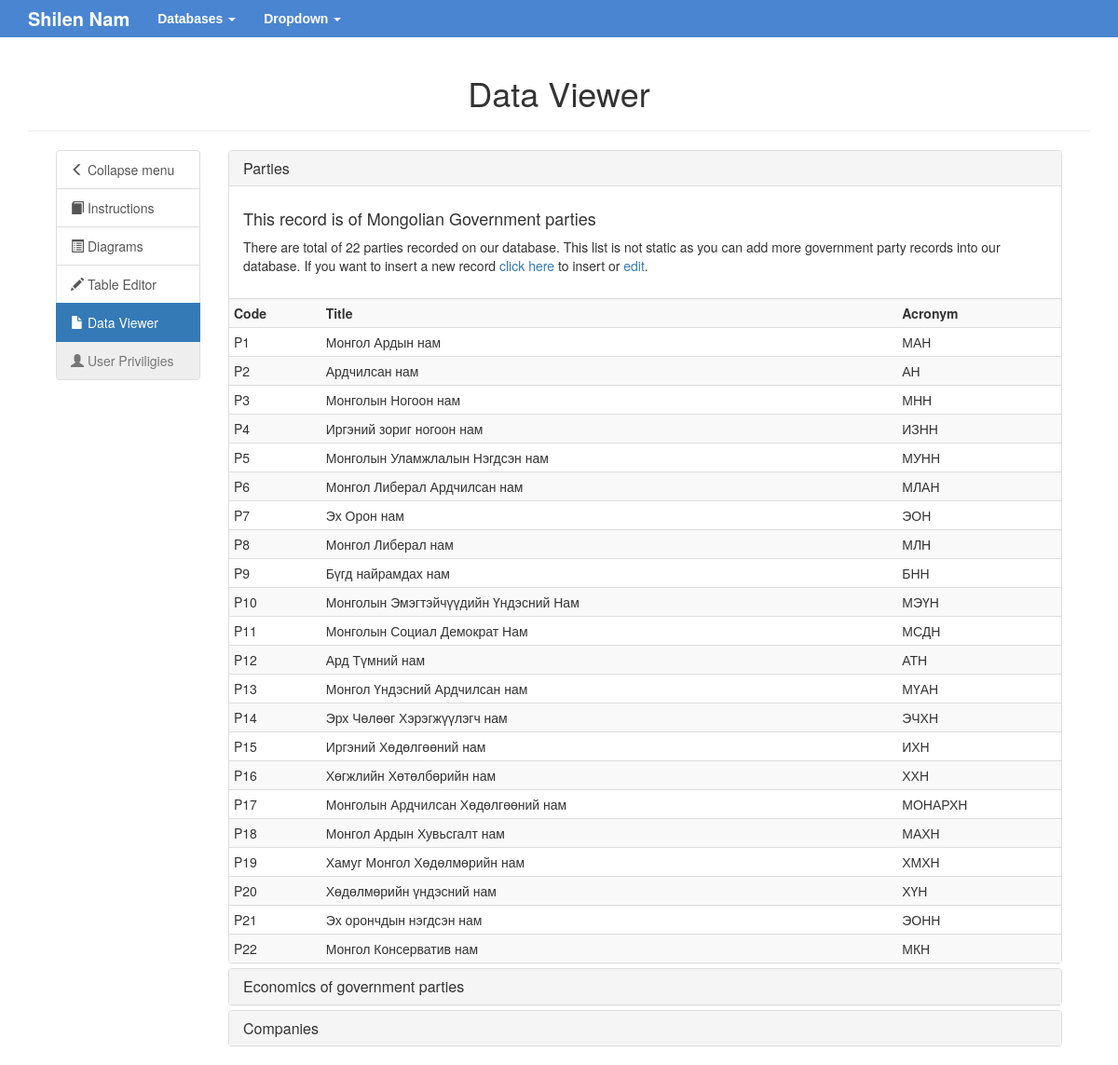
Screenshot of /manage/viewer.php with the database file from the repository.
### tables this page shows
CREATE TABLE IF NOT EXISTS `party` (
  `id` int(100) NOT NULL AUTO_INCREMENT,
  `code` varchar(20) NOT NULL,
  `title` varchar(100) NOT NULL,
  `acronym` varchar(50) DEFAULT NULL,
  PRIMARY KEY (`id`),
  KEY `id` (`id`)
);

### backend/DB_CN.php (called while the page is built, shortened)
<?php
    class Connector {
        private $host = "shilennam.mn";
        private $user = "shilecnv_p_dev";
        private $pass = "prototypedev";
        private $dbname = "shilecnv_prototype";
        private $dbh;
        private $stmt;
        public function __construct() {
            $dsn = 'mysql:host=' . $this->host . ';dbname=' . $this->dbname . ';charset=utf8';
            $options = array(
                PDO::ATTR_PERSISTENT => true,
                PDO::ATTR_ERRMODE => PDO::ERRMODE_EXCEPTION
            );
            try {
                $this->dbh = new PDO($dsn, $this->user, $this->pass, $options);
            } catch (PDOException $e) {
                $this->error = $e->getMessage();
            }
        }
        public function query($query) {
            $this->stmt = $this->dbh->prepare($query);
        }
        public function execute() {
            return $this->stmt->execute();
        }
        public function resultset() {
            $this->execute();
            return $this->stmt->fetchAll(PDO::FETCH_ASSOC);
        }
        public function single() {
            return $this->stmt->fetch(PDO::FETCH_ASSOC);
        }
    }
    class Table implements Select, Insert{
        private $connect = null;
        private $columns;
        private $table;
        private $condition;
        public function __construct($table) {
            $this->table = strtolower($table);
            $this->connect = new Connector();
        }
        public function select($columns = "*", $condition = null, $sort = null, $sort_type = null, $rows = null) {
            $this->query = "SELECT";
            $columns_set = false;
            $condition_set = false;
            $sort_set = false;
            $rows_set = false;
            if (isset($columns)) {
                $this->columns = $columns;
                $columns_set = true;
            }
            if ($columns_set) {
                $this->query .= " ".$this->columns." FROM ".$this->table;
                $this->query .= ";";
                $this->connect->query($this->query);
                return $this->connect->resultset();
            }
        }
        public function selectFirst($columns = "*", $condition = null, $sort = null, $sort_type = null, $rows = null) {
            $this->query = "SELECT";
            $columns_set = false;
            $condition_set = false;
            if (isset($columns)) {
                $this->columns = $columns;
                $columns_set = true;
            }
            if (isset($condition)) {
                $this->condition = $condition;
                $condition_set = true;
            }
            if ($columns_set) {
                $this->query .= " ".$this->columns." FROM ".$this->table;
                if ($condition_set) {
                    $this->query .= " WHERE ".$this->condition;
                }
                $this->query .= ";";
                $this->connect->query($this->query);
                return $this->connect->single();
            }
        }
    }

### manage/viewer.php (the view, shortened to what this page needs)
<!DOCTYPE html>
<html>
<head>
	<?php
		include '../backend/DB_CN.php';
	?>
	<link href="../css/bootstrap.min.css" rel="stylesheet">
	<link rel="stylesheet" href="../css/global.css">
	<link rel="stylesheet" type="text/css" href="../css/manage.css">
</head>
<body>
	<nav class="navbar navbar-default navbar-static-top navbar-md">
	  <div class="container">
	    <div class="navbar-header">
	      <a class="navbar-brand" href="../">Shilen Nam</a>
	    </div>
	    <div class="collapse navbar-collapse" id="bs-example-navbar-collapse-1">
	      <ul class="nav navbar-nav">
	        <li class="dropdown">
	          <a href="#" class="dropdown-toggle" data-toggle="dropdown" role="button" aria-expanded="false">Databases <span class="caret"></span></a>
	        </li>
	        <li class="dropdown">
	          <a href="#" class="dropdown-toggle" data-toggle="dropdown" role="button" aria-expanded="false">Dropdown <span class="caret"></span></a>
	        </li>
	      </ul>
	    </div>
	  </div>
	</nav>
	<div class="container">
		<header class="header">
			<h1 class="text-center">Data Viewer</h1>
		</header>
		<hr>
		<div class="col-md-12">
			<div class="col-md-2">
				<ul class="list-group">
					<a href="#" class="list-group-item" id="collapse_side_menu" data-parent="editor_side_menu">
						<span class="glyphicon glyphicon-menu-left"></span> Collapse menu
					</a>
					<a href="index.php" class="list-group-item">
						<span class="glyphicon glyphicon-book"></span> Instructions
					</a>
					<a href="diagrams.php" class="list-group-item">
						<span class="glyphicon glyphicon-list-alt"></span> Diagrams
					</a>
					<a href="editor.php" class="list-group-item">
						<span class="glyphicon glyphicon-pencil"></span> Table Editor
					</a>
					<a href="viewer.php" class="list-group-item active">
						<span class="glyphicon glyphicon-file"></span> Data Viewer
					</a>
					<a href="priviligies.php" class="list-group-item disabled">
						<span class="glyphicon glyphicon-user"></span> User Priviligies
					</a>
				</ul>
			</div>
			<div class="col-md-10">
				<div class="panel-group" id="accordion" role="tablist" aria-multiselectable="false">
				  	<div class="panel panel-default">
				    	<div class="panel-heading" role="tab" id="headingOne" data-toggle="collapse" data-parent="#accordion" data-target="#collapseOne" aria-expanded="false" aria-controls="collapseOne">
				      		<h4 class="panel-title">
				        		<a href="#collapseOne">
				          			Parties
				        		</a>
				      		</h4>
				    	</div>
				    	<div id="collapseOne" class="panel-collapse collapse in" role="tabpanel" aria-labelledby="headingOne">
				      		<div class="panel-body">
						      	<?php
									$party = new db_cn\Table("party");
									$rows = $party->select("id,code,title,acronym");
								?>
						      	<h4>This record is of Mongolian Government parties</h4>
								<p>
									There are total of <?php echo count($rows); ?> parties recorded
									on our database. This list is not static as you can add more government
									party records into our database. If you want to insert a new record
									<a href="editor.php#insert_party">click here</a> to insert or <a href="editor.php#edit_party">edit</a>.
								</p>
							</div>
							<table class="table table-striped <?php if(count($rows)>12)echo'table-condensed';?>">
								<tr>
									<th>Code</th>
									<th>Title</th>
									<th>Acronym</th>
								</tr>
								<?php
									foreach ($rows as $row) {
										echo "<tr>";
										echo "<td>".$row['code']."</td>";
										echo "<td>".$row['title']."</td>";
										echo "<td>".$row['acronym']."</td>";
										echo "</tr>";
									}
								?>
							</table>
						</div>
					</div>
				  	<div class="panel panel-default">
				  		<div class="panel-heading" role="tab" id="headingTwo" data-toggle="collapse" data-target="#collapseTwo" data-parent="#accordion" aria-expanded="true" aria-controls="collapseTwo">
					      	<h4 class="panel-title">
					        	<a href="#collapseTwo">
					          	Economics of government parties
					        	</a>
					      	</h4>
				    	</div>
				  	</div>
				  	<div class="panel panel-default">
				  		<div class="panel-heading" role="tab" id="headingThree" data-toggle="collapse" data-target="#collapseThree" data-parent="#accordion" aria-expanded="true" aria-controls="collapseThree">
				  			<h4 class="panel-title">
				  				<a href="#collapseThree">
				  					Companies
				  				</a>
				  			</h4>
				  		</div>
				  	</div>
				</div>
			</div>
		</div>
	</div>
</body>
</html>

### css/global.css (style rules this page uses)
body { margin-bottom: 0px; }
.navbar-md { min-height:40px }
.navbar-md .navbar-brand, .navbar-md .navbar-nav>li>a { padding-top:10px; padding-bottom:10px }
.navbar-md .navbar-brand { height: 40px }
.navbar-default { background-color: #4A85D1; border: 0px; border-radius: 0px; }
.navbar-default .navbar-brand { color: #ffffff; font-size: 20px; font-weight: bold; }
.navbar-default .navbar-nav > li > a { color: #ffffff; font-size: 14px; font-weight: bold; font-family: Arial; }
.navbar-default .navbar-collapse, .navbar-default .navbar-form { border-color: #ffffff; }
#accordion .panel-heading { cursor: pointer; }

### rows the page displays
party: code "P1", title "Монгол Ардын нам", acronym "МАН"
party: code "P2", title "Ардчилсан нам", acronym "АН"
party: code "P3", title "Монголын Ногоон нам", acronym "МНН"
party: code "P4", title "Иргэний зориг ногоон нам", acronym "ИЗНН"
party: code "P5", title "Монголын Уламжлалын Нэгдсэн нам", acronym "МУНН"
party: code "P6", title "Монгол Либерал Ардчилсан нам", acronym "МЛАН"
party: code "P7", title "Эх Орон нам", acronym "ЭОН"
party: code "P8", title "Монгол Либерал нам", acronym "МЛН"
party: code "P9", title "Бүгд найрамдах нам", acronym "БНН"
party: code "P10", title "Монголын Эмэгтэйчүүдийн Үндэсний Нам", acronym "МЭҮН"
party: code "P11", title "Монголын Социал Демократ Нам", acronym "МСДН"
party: code "P12", title "Ард Түмний нам", acronym "АТН"
party: code "P13", title "Монгол Үндэсний Ардчилсан нам", acronym "МҮАН"
party: code "P14", title "Эрх Чөлөөг Хэрэгжүүлэгч нам", acronym "ЭЧХН"
party: code "P15", title "Иргэний Хөдөлгөөний нам", acronym "ИХН"
party: code "P16", title "Хөгжлийн Хөтөлбөрийн нам", acronym "ХХН"
party: code "P17", title "Монголын Ардчилсан Хөдөлгөөний нам", acronym "МОНАРХН"
party: code "P18", title "Монгол Ардын Хувьсгалт нам", acronym "МАХН"
party: code "P19", title "Хамуг Монгол Хөдөлмөрийн нам", acronym "ХМХН"
party: code "P20", title "Хөдөлмөрийн үндэсний нам", acronym "ХҮН"
party: code "P21", title "Эх орончдын нэгдсэн нам", acronym "ЭОНН"
party: code "P22", title "Монгол Консерватив нам", acronym "МКН"

### other values shown
count($rows) "22"
